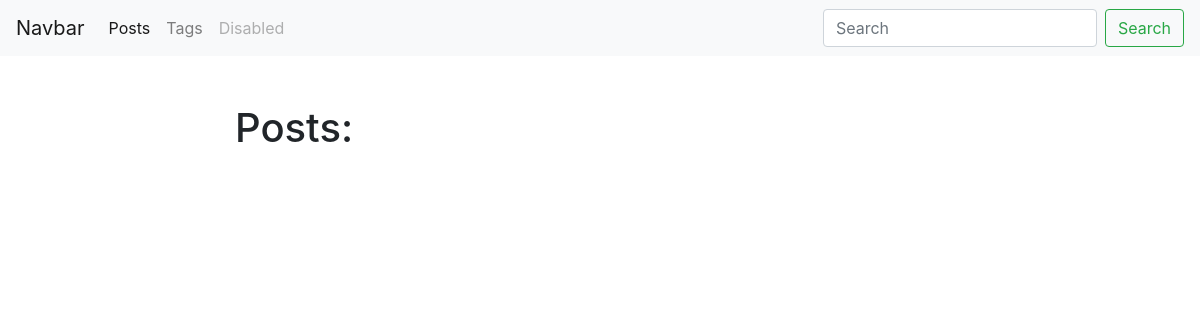
Page /blog/ on the earlier database version.
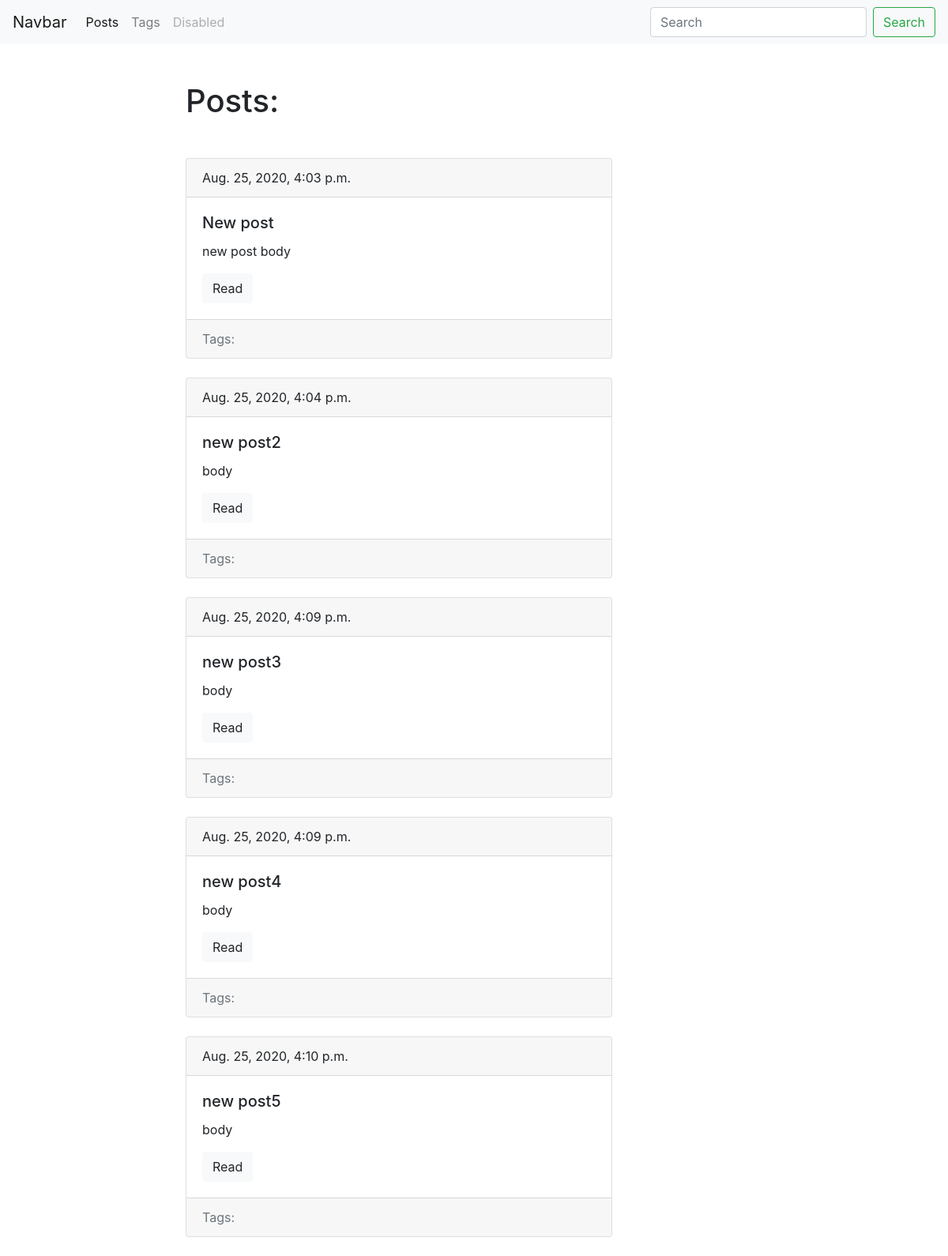
Same page on the later database version.
### blog/models.py (models this page shows, shortened)
class Post(models.Model):
    title = models.CharField(max_length=150, db_index=True)
    slug = models.SlugField(max_length=150, unique=True)
    body = models.TextField(blank=True, db_index=True)
    tags = models.ManyToManyField("Tag", blank=True, related_name='posts')
    date_pub = models.DateTimeField(auto_now_add=True)
    def get_absolute_url(self):
        return reverse("post_detail_url", kwargs={"slug": self.slug})

### blog/views.py (the view)
# urls.py: path('', posts_list, name='posts_list_url'),
def posts_list(request):
    posts = Post.objects.all()
    return render(request, 'blog/index.html', context={'posts': posts})

### blog/templates/blog/index.html (shortened to what this page needs)
{% extends 'blog/base_blog.html' %}
    {% block content %}
        <h1 class="mb-5">Posts:</h1>
        {% for post in posts %}
            {% include  'blog/includes/post_card_template.html' %}
        {% endfor %}
    {% endblock %}

### blog/templates/blog/base_blog.html
{% extends 'base.html' %}

### templates/base.html (shortened to what this page needs)
<!DOCTYPE html>
<html lang="en">
<head>
    <link rel="stylesheet" href="https://stackpath.bootstrapcdn.com/bootstrap/4.5.2/css/bootstrap.min.css">
</head>
<body>
    <nav class="navbar navbar-expand-lg navbar-light bg-light" style="background-color: #e3f2fd;">
  <a class="navbar-brand" href="#">Navbar</a>
  <div class="collapse navbar-collapse" id="navbarTogglerDemo02">
    <ul class="navbar-nav mr-auto mt-2 mt-lg-0">
      <li class="nav-item active">
        <a class="nav-link" href="{% url 'posts_list_url'%}">Posts</a>
      </li>
      <li class="nav-item">
        <a class="nav-link" href="{% url 'tags_list_url'%}">Tags</a>
      </li>
      <li class="nav-item">
        <a class="nav-link disabled" href="#" tabindex="-1" aria-disabled="true">Disabled</a>
      </li>
    </ul>
    <form class="form-inline my-2 my-lg-0">
      <input class="form-control mr-sm-2" type="search" placeholder="Search">
      <button class="btn btn-outline-success my-2 my-sm-0" type="submit">Search</button>
    </form>
  </div>
</nav>
    <div class="container mt-5">
        <div class="row">
            <div class="col-6 offset-md-2">
                {% block content %}{% endblock %}
            </div>
        </div>
    </div>
</body>
</html>

### blog/templates/blog/includes/post_card_template.html (shortened to what this page needs)
<div class="card mb-4">
    <div class="card-header">
    {{post.date_pub}}
    </div>
    <div class="card-body">
    <h5 class="card-title">{{post.title}}</h5>
    <p class="card-text">{{post.body|truncatewords:15}}</p>
    <a href="{{post.get_absolute_url}}" class="btn btn-light">Read</a>
    </div>
     <div class="card-footer text-muted">
        Tags:
    </div>
</div>

Differences in the rows shown:
added Post: date_pub "Aug. 25, 2020, 4:03 p.m.", title "New post", body "new post body"
added Post: date_pub "Aug. 25, 2020, 4:04 p.m.", title "new post2", body "body"
added Post: date_pub "Aug. 25, 2020, 4:09 p.m.", title "new post3", body "body"
added Post: date_pub "Aug. 25, 2020, 4:09 p.m.", title "new post4", body "body"
added Post: date_pub "Aug. 25, 2020, 4:10 p.m.", title "new post5", body "body"
